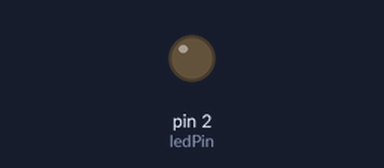
The sketch below on a simulated Arduino Uno, built with avr-gcc and run on an emulated ATmega328P. On the bench: output pins drawn as LEDs (lit = HIGH).

Above: at 0.15 s.
At 15.6 s:
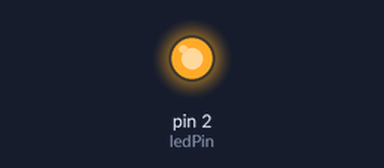
Timing chart, 0 to 21.6 s (numbered marks = the images above):
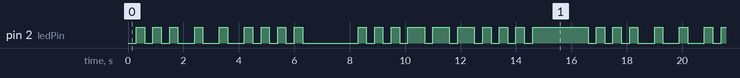

The sketch:

sos.ino
```cpp
// 使用 millis() 实现 SOS 信号：三短闪、三长闪、三短闪，停顿2秒，循环
const int ledPin = 2;
// 序列：亮/灭时间（毫秒）  短:300亮300灭，长:600亮300灭，最后停顿2000
const int times[] = {300,300, 300,300, 300,300,   // 三短闪
                     600,300, 600,300, 600,300,   // 三长闪
                     300,300, 300,300, 300,300,   // 三短闪
                     2000};                       // 停顿
const int steps = sizeof(times)/sizeof(times[0]);
int step = 0;
unsigned long previousMillis = 0;
bool ledOn = false;

void setup() {
  pinMode(ledPin, OUTPUT);
  digitalWrite(ledPin, LOW);
  previousMillis = millis();
}

void loop() {
  unsigned long now = millis();
  if (now - previousMillis >= times[step]) {
    previousMillis = now;
    ledOn = !ledOn;
    digitalWrite(ledPin, ledOn ? HIGH : LOW);
    step++;
    if (step >= steps) step = 0;
  }
}
```

Measured:
- by itself, pin 2 (ledPin): moves between LOW and HIGH, repeating every 16.6 s
- by itself, everything shown: repeats every 16.6 s, in 38 steps
